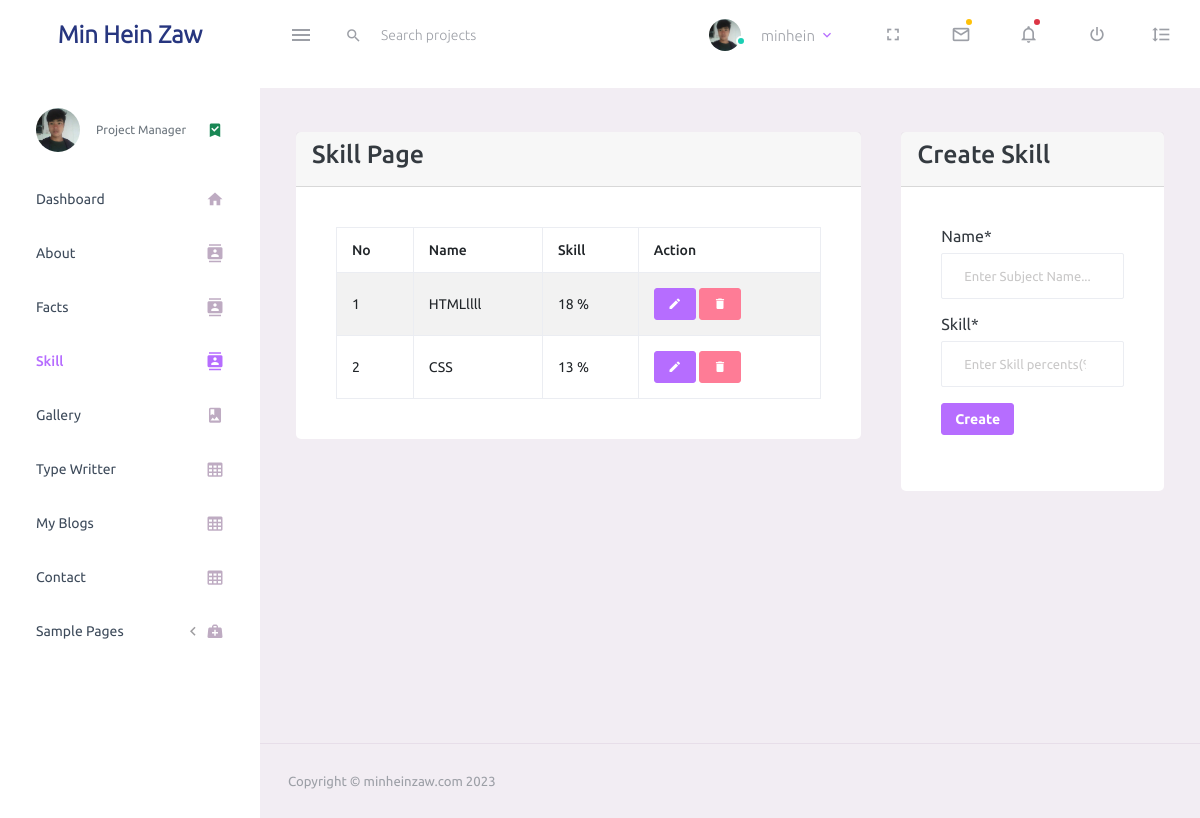
/skill/ (signed in), run on an earlier commit of the app's database.
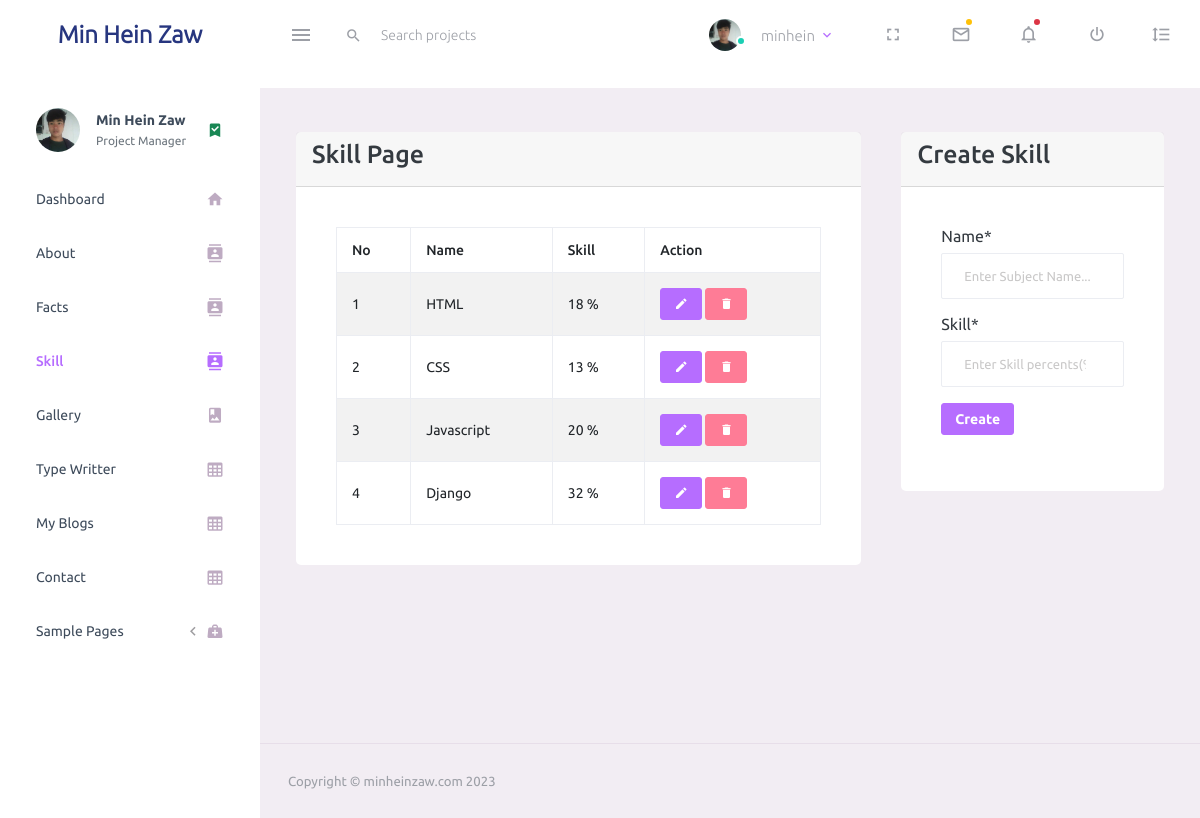
And on a later commit of the database.
### base/models.py (models this page shows, shortened)
class Skill(models.Model):
    name = models.CharField(max_length=50, null=True)
    skill = models.IntegerField(null=True)
    slug = models.SlugField(max_length=255, null=False,blank=True,unique=True,editable=False,)

class About(models.Model):
    name = models.CharField(max_length=100, null=True)
    birthday = models.DateField(null=True)
    email = models.EmailField(null=True)
    phone = models.CharField(max_length=15, null=True)
    address = models.CharField(max_length=100, null=True)
    description = RichTextField(null=True, blank=True)
    created = models.DateTimeField(auto_now=True)
    updated = models.DateTimeField(auto_now_add=True)

### base/views.py (the view, shortened to what this page needs)
# urls.py: path('skill/', views.skillPage, name="skill"),
@login_required (login_url='login')
def skillPage(request):
    abouts = About.objects.all()
    page = "skill-create"
    forms = SkillForm()
    skills = Skill.objects.all()
    context = {'forms':forms, 'skills':skills, 'page':page, 'abouts':abouts}
    return render(request, 'backend/skill/skill.html', context)

### base/forms.py
class SkillForm(forms.ModelForm):
    class Meta:
        model = Skill
        fields = "__all__"
        widgets = {
            'name':forms.TextInput(attrs=({'placeholder':'Enter Subject Name...', 'class':'custom-input'})),
            'skill':forms.NumberInput(attrs=({'placeholder':'Enter Skill percents(%)...', 'class':'custom-input'})),
        }

### base/templates/backend/skill/skill.html (shortened to what this page needs)
{% extends 'main.html' %}
{% load crispy_forms_tags %}
{% block content %}
    <div class="row">
        <div class="col-md-8">
            <div class="card">
                <div class="card-header">
                    <h3>Skill Page</h3>
                </div>
                <div class="card-body">
                    <table class="table table-striped table-bordered">
                        <thead>
                            <tr>
                                <th>No</th>
                                <th>Name</th>
                                <th>Skill</th>
                                <th>Action</th>
                            </tr>
                        </thead>
                        <tbody>
                            {% for skill in skills %}
                                <tr>
                                    <td>{{forloop.counter}}</td>
                                    <td>{{skill.name}}</td>
                                    <td>{{skill.skill}} %</td>
                                    <td>
                                        <a href="{% url 'skill-edit' skill.slug %}" class="btn btn-primary btn-sm"><span class="mdi mdi-pencil"></span></a>
                                        <a href="{% url 'skill-delete' skill.slug %}" class="btn btn-danger btn-sm"><span class="mdi mdi-delete"></span></a>
                                    </td>
                                </tr>
                            {% endfor %}
                        </tbody>
                    </table>
                </div>
            </div>
        </div>
        {% if page == 'skill-create' %}
            <div class="col-md-4">
                <div class="card">
                    <div class="card-header">
                        <h3>Create Skill</h3>
                    </div>
                    <div class="card-body">
                        <form action="" method="POST">
                                {{forms.name|as_crispy_field}}
                                {{forms.skill|as_crispy_field}}
                            <button type="submit" class="btn btn-sm btn-primary">Create</button>
                        </form>
                    </div>
                </div>
            </div>
        {% endif %}
    </div>
{% endblock content %}

### templates/sidebar.html (shortened to what this page needs)
{% load static %}
<nav class="sidebar sidebar-offcanvas" id="sidebar">
    <ul class="nav">
      <li class="nav-item nav-profile">
        <a href="#" class="nav-link">
          <div class="nav-profile-image">
            <img src="{% static 'assets/images/logo.jpg' %}" alt="profile">
          </div>
          <div class="nav-profile-text d-flex flex-column">
            {% for about in abouts %}
            <span class="font-weight-bold mb-2">{{about.name}}</span>
            {% endfor %}
            <span class="text-secondary text-small">Project Manager</span>
          </div>
          <i class="mdi mdi-bookmark-check text-success nav-profile-badge"></i>
        </a>
      </li>
      {% url 'index' as url %}
      <li class="nav-item {% if request.path == url %}active{% endif %}">
        <a class="nav-link" href="{% url 'index' %}">
          <span class="menu-title">Dashboard</span>
          <i class="mdi mdi-home menu-icon"></i>
        </a>
      </li>
      {% url 'about' as url %}
      <li class="nav-item {% if request.path == url %}active{% endif %}">
        <a class="nav-link" href="{% url 'about' %}">
          <span class="menu-title">About</span>
          <i class="mdi mdi-contacts menu-icon"></i>
        </a>
      </li>
      {% url 'fact' as url %}
      <li class="nav-item {% if request.path == url %}active{% endif %}">
        <a class="nav-link" href="{% url 'fact' %}">
          <span class="menu-title">Facts</span>
          <i class="mdi mdi-contacts menu-icon"></i>
        </a>
      </li>
      {% url 'skill' as url %}
      <li class="nav-item {% if request.path == url %}active{% endif %}">
        <a class="nav-link" href="{% url 'skill' %}">
          <span class="menu-title">Skill</span>
          <i class="mdi mdi-contacts menu-icon"></i>
        </a>
      </li>
      {% url 'gallery' as url %}
      <li class="nav-item {% if request.path == url %}active{% endif %}">
        <a class="nav-link" href="{% url 'gallery' %}">
          <span class="menu-title">Gallery</span>
          <i class="mdi mdi-image-album menu-icon"></i>
        </a>
      </li>
      {% url 'typewritter' as url %}
      <li class="nav-item {% if request.path == url %}active{% endif %}">
        <a class="nav-link" href="{% url 'typewritter' %}">
          <span class="menu-title">Type Writter</span>
          <i class="mdi mdi-table-large menu-icon"></i>
        </a>
      </li>
      {% url 'myblog' as url %}
      <li class="nav-item {% if request.path == url %}active{% endif %}">
        <a class="nav-link" href="{% url 'myblog' %}">
          <span class="menu-title">My Blogs</span>
          <i class="mdi mdi-table-large menu-icon"></i>
        </a>
      </li>
      {% url 'contact' as url %}
      <li class="nav-item {% if request.path == url %}active{% endif %}">
        <a class="nav-link" href="{% url 'contact' %}">
          <span class="menu-title">Contact</span>
          <i class="mdi mdi-table-large menu-icon"></i>
        </a>
      </li>
      <li class="nav-item">
        <a class="nav-link" data-bs-toggle="collapse" href="#general-pages" aria-expanded="false" aria-controls="general-pages">
          <span class="menu-title">Sample Pages</span>
          <i class="menu-arrow"></i>
          <i class="mdi mdi-medical-bag menu-icon"></i>
        </a>
      </li>
    </ul>
  </nav>

What changed in the data, as far as the page shows it:
added About: name "Min Hein Zaw"
changed Skill: name "HTMLllll" → "HTML"
added Skill: name "Javascript", skill "20"
added Skill: name "Django", skill "32"
